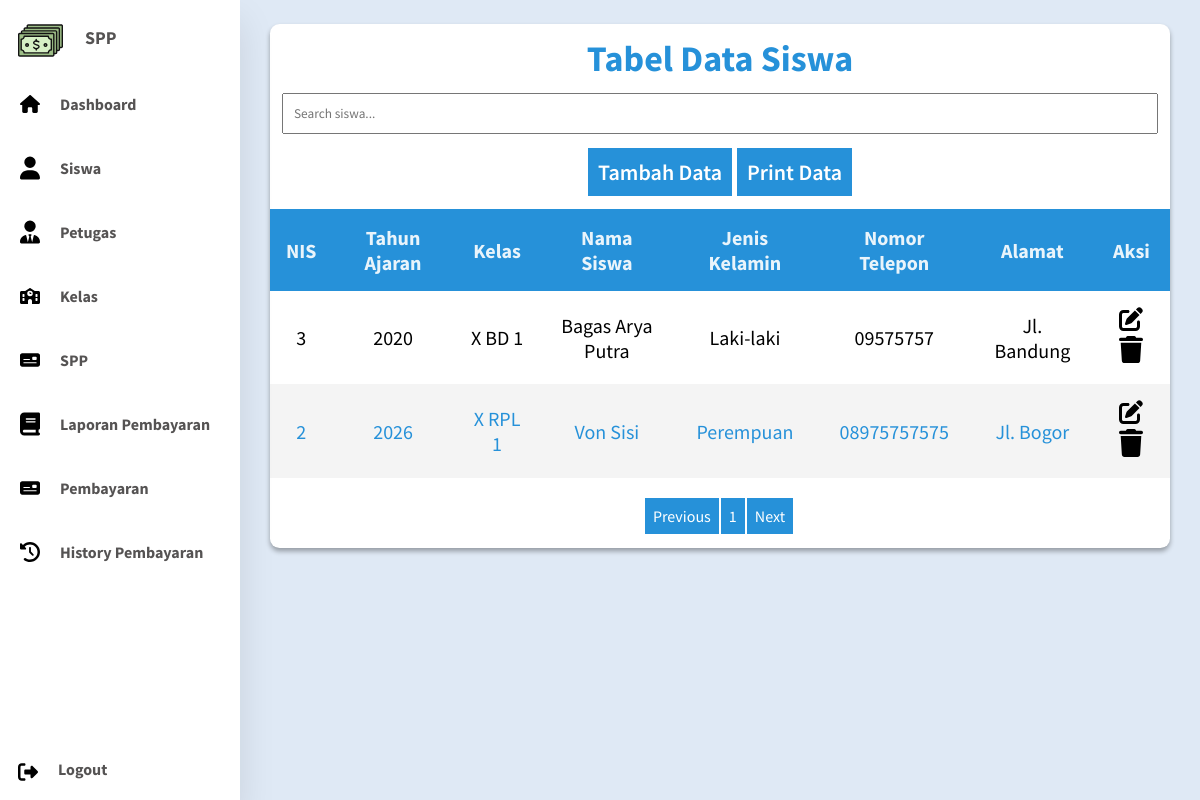
Page /Aplikasi/login/dashboard.php?page=siswa (signed in) on the committed database.
### tables this page shows
CREATE TABLE `siswa` (
  `nis` int(5) NOT NULL,
  `id_spp` int(5) NOT NULL,
  `id_kelas` int(5) NOT NULL,
  `nama_siswa` varchar(64) NOT NULL,
  `password` varchar(64) NOT NULL,
  `jenis_kelamin` varchar(25) NOT NULL,
  `telepon` varchar(15) NOT NULL,
  `alamat` text NOT NULL,
  `jatuh_tempo` date DEFAULT NULL
);

CREATE TABLE `spp` (
  `id_spp` int(5) NOT NULL,
  `nominal` text NOT NULL,
  `tahun_ajaran` int(5) NOT NULL
);

CREATE TABLE `kelas` (
  `id_kelas` int(5) NOT NULL,
  `kelas` varchar(20) NOT NULL,
  `jurusan` varchar(25) NOT NULL
);

### Aplikasi/sistem/siswa.php (the view, shortened to what this page needs)
<?php
if (@$_SESSION['level_user'] == 'petugas') {
    echo "<script>alert('Anda Bukan Admin');location.href='dashboard.php?page=pembayaran';</script>";
} else if (@$_SESSION['level_user'] == 'siswa') {
    echo "<script>alert('Anda Bukan Admin atau Petugas');location.href='dashboard.php?page=histori';</script>";
} else if (@$_SESSION['level_user'] == 'admin') {
?>
    <main class="table">
        <section class="table-header">
            <h1>Tabel Data Siswa</h1>
            <input type="text" name="cari" id="searchsiswa" placeholder="Search siswa...">
            <section class="content-header">
                <a href="dashboard.php?page=insertsiswa" class="tombol-header">Tambah Data</a>
                <a href="" class="tombol-header">Print Data</a>
            </section>
        </section>
        <section class="table-body" >
            <table id="tablesiswa">
                <thead>
                    <tr>
                        <th>NIS</th>
                        <th>Tahun Ajaran</th>
                        <th>Kelas</th>
                        <th>Nama Siswa</th>
                        <th>Jenis Kelamin</th>
                        <th>Nomor Telepon</th>
                        <th>Alamat</th>
                        <th class="print">Aksi</th>
                    </tr>
                </thead>
                <tbody>
                    <?php
                    $batas = 7;
                    $halaman = isset($_GET['hal']) ? (int)$_GET['hal'] : 1;
                    $halaman_awal = ($halaman > 1) ? ($halaman * $batas) - $batas : 0;
                    $previous = $halaman - 1;
                    $next = $halaman + 1;
                    $data = mysqli_query($koneksi, "SELECT * FROM siswa");
                    $jumlah_data = mysqli_num_rows($data);
                    $total_halaman = ceil($jumlah_data / $batas);
                    $query = "SELECT * FROM siswa JOIN kelas USING (id_kelas) JOIN spp USING (id_spp) ORDER BY nis DESC LIMIT $halaman_awal, $batas";
                    $hasil = mysqli_query($koneksi, $query);
                    foreach ($hasil as $row) :
                    ?>
                        <tr>
                            <td data-label="ID Kelas"><?php echo $row['nis']; ?></td>
                            <td data-label="ID SPP"><?php echo $row['tahun_ajaran']; ?></td>
                            <td data-label="ID Kelas"><?php echo $row['kelas']; ?></td>
                            <td data-label="Nama Siswa"><?php echo $row['nama_siswa']; ?></td>
                            <td data-label="jenis_kelamin"><?php echo $row['jenis_kelamin']; ?></td>
                            <td data-label="telepon"><?php echo $row['telepon']; ?></td>
                            <td data-label="alamat"><?php echo $row['alamat']; ?></td>
                            <td data-label="Actions" class="print">
                                <a href="dashboard.php?update_siswa=<?php echo $row['nis']; ?>" onclick="return confirm('Yakin mau update <?= $row['nama_siswa']; ?>?')"><img src="../images/pen-to-square-solid.svg" alt="Edit Button"></a>
                                <a href="dashboard.php?delete_bayar=<?php echo $row['nis']; ?>" onclick="return confirm('Yakin mau hapus <?= $row['nama_siswa']; ?>?')"><img src="../images/trash-solid.svg" alt="Delete Button"></a>
                            </td>
                        </tr>
                    <?php
                    endforeach;
                    ?>
                </tbody>
            </table>
        </section>
        <center>
            <div class="paging">
                <a <?php if ($halaman > 1) {
                        echo "href='?page=siswa&hal=$previous'";
                    } ?>>Previous</a>
                <?php
                for ($x = 1; $x <= $total_halaman; $x++) {
                ?>
                    <a href="?page=siswa&hal=<?php echo $x ?>"><?php echo $x; ?></a>
                <?php
                }
                ?>
                <a <?php if ($halaman < $total_halaman) {
                        echo "href='?page=siswa&hal=$next'";
                    } ?>>Next</a>
            </div>
        </center>
    </main>
<?php
}
?>

### Aplikasi/template/header.php (shortened to what this page needs)
<!DOCTYPE html>
<html lang="en">
<head>
    <link rel="stylesheet" href="../index.css">
</head>

### Aplikasi/login/dashboard.php (shortened to what this page needs)
<?php
include "../template/header.php";
?>
<body>
    <?php
include "../template/navbar.php";
include "../template/konten.php";
?>
</body>
</html>

### Aplikasi/template/navbar.php (shortened to what this page needs)
<?php
if (@$_SESSION['level_user'] == 'admin') {
?>
    <nav class="print">
        <ul>
            <li>
                <a href="dashboard.php?page=dashboard" class="logo">
                    <img src="../images/money-svgrepo.svg" alt="">
                    <span class="nav-logo">SPP</span>
                </a>
            </li>
            <li>
                <a href="dashboard.php?page=dashboard" class="sub-logo">
                    <img src="../images/house-solid.svg" alt="Dashboard">
                    <span class="nav-item">Dashboard</span>
                </a>
            </li>
            <li>
                <a href="dashboard.php?page=siswa" class="sub-logo">
                    <img src="../images/user-solid.svg" alt="">
                    <span class="nav-item">Siswa</span>
                </a>
            </li>
            <li>
                <a href="dashboard.php?page=petugas" class="sub-logo">
                    <img src="../images/user-tie-solid.svg" alt="">
                    <span class="nav-item">Petugas</span>
                </a>
            </li>
            <li>
                <a href="dashboard.php?page=kelas" class="sub-logo">
                    <img src="../images/school-solid.svg" alt="">
                    <span class="nav-item">Kelas</span>
                </a>
            </li>
            <li>
                <a href="dashboard.php?page=spp" class="sub-logo">
                    <img src="../images/money-check-solid.svg" alt="">
                    <span class="nav-item">SPP</span>
                </a>
            </li>
            <li>
                <a href="dashboard.php?page=laporan" class="sub-logo">
                    <img src="../images/book-solid.svg" alt="">
                    <span class="nav-item">Laporan Pembayaran</span>
                </a>
            </li>
            <li>
                <a href="dashboard.php?page=pembayaran" class="sub-logo">
                    <img src="../images/money-check-solid.svg" alt="">
                    <span class="nav-item">Pembayaran</span>
                </a>
            </li>
            <li>
                <a href="dashboard.php?page=histori" class="sub-logo">
                    <img src="../images/clock-rotate-left-solid.svg" alt="">
                    <span class="nav-item">History Pembayaran</span>
                </a>
            </li>
            <li>
                <a href="../login/logout.php" class="logout">
                    <img src="../images/right-from-bracket-solid.svg" alt="">
                    <span class="nav-item">Logout</span>
                </a>
            </li>
        </ul>
    </nav>
<?php
    }else if(@$_SESSION['level_user']=='petugas'){
    ?>
    <nav class="print">
        <ul>
            <li>
                <a href="dashboard.php?page=dashboard" class="logo">
                    <img src="../images/money-svgrepo.svg" alt="">
                    <span class="nav-item">SPP</span>
                </a>
            </li>
            <li>
                <a href="dashboard.php?page=dashboard" class="sub-logo">
                    <img src="../images/house-solid.svg" alt="Dashboard">
                    <span class="nav-item">Dashboard</span>
                </a>
            </li>
            <li>
                <a href="dashboard.php?page=pembayaran" class="sub-logo">
                    <img src="../images/money-check-solid.svg" alt="">
                    <span class="nav-item">Pembayaran</span>
                </a>
            </li>
            <li>
                <a href="dashboard.php?page=histori" class="sub-logo">
                    <img src="../images/clock-rotate-left-solid.svg" alt="">
                    <span class="nav-item">History Pembayaran</span>
                </a>
            </li>
            <li>
                <a href="../login/logout.php" class="logout">
                    <img src="../images/right-from-bracket-solid.svg" alt="">
                    <span class="nav-item">Logout</span>
                </a>
            </li>
        </ul>
    </nav>
    <?php
    }
    ?>

### Aplikasi/template/konten.php (shortened to what this page needs)
<?php
switch (@$_GET['page']) {
    case 'siswa':
        include "../sistem/siswa.php";
        break;
}
?>

### Aplikasi/index.css (style rules this page uses)
* { margin: 0; padding: 0; box-sizing: border-box; text-decoration: none; font-family: "Source Sans Pro", sans-serif; }
body { background: #dfe9f5; min-height: 100vh; display: flex; justify-content: center; }
nav { background: #fff; position: fixed; top: 0; bottom: 0; left: 0; height: 100%; width: 20%; overflow: hidden; box-shadow: 0 20px 35px rgba(0, 0, 0, 0.1); }
nav a { position: relative; color: rgb(85, 83, 83); font-size: 16px; display: table; width: 285px; padding: 8px; font-weight: 700; }
.logo { text-align: center; display: flex; transition: all 0.5s ease; margin: 10px 0 0 10px; }
.logo img { width: 45px; height: 45px; }
.logo span { font-weight: bold; padding-top: 1px; padding-left: 12px; font-size: 18px; text-transform: uppercase; }
.sub-logo { display: flex; margin: 8px 0 0 12px; }
.sub-logo img { position: relative; bottom: 3px; width: 20px; height: 40px; font-size: 20px; }
.nav-logo { position: relative; top: 7px; margin-left: 10px; }
.nav-item { position: relative; top: 7px; margin-left: 20px; }
.logout { text-align: center; display: flex; transition: all 0.5s ease; margin: 10px 0 0 10px; position: absolute; bottom: 0; }
.logout img { position: relative; width: 20px; height: 40px; font-size: 20px; text-align: center; }
main.table { background-color: #fff; box-shadow: 0 0.2rem 0.3rem #0005; border-radius: 0.8rem; margin: 2% 0 2% 20%; width: 75%; height: 100%; background-color: #fff; border-radius: 0.6rem; }
table { width: 100%; }
thead th { position: sticky; top: 0; left: 0; background-color: #2691d9; color: #e9f4fb; }
tbody tr:nth-child(even) { background-color: #0000000b; color: #2691d9; }
table, td, th { border-collapse: collapse; padding: 1rem; text-align: center; font-size: 20px; }
.table-header { width: 100%; height: 5%; padding: 12px; font-size: 24px; text-align: center; color: #2691d9; }
.table-header input[type="text"] { padding: 10px; margin: 12px 12px 12px 0; width: 100%; }
.content-header { padding: 10px; }
.tombol-header { padding: 10px; background: #2691d9; color: #fff; font-size: 22px; font-weight: 600; }
.table-body { border-radius: 0.6rem; }
.table-body img { width: 24px; }
.paging { padding: 20px 0 10px 0; display: inline-block; }
.paging a { color: #fff; float: left; padding: 8px; border-right: 2px solid #fff; background-color: #2691d9; }

### rows in the picture
siswa: nis "3", id_spp.tahun_ajaran "2020", id_kelas.kelas "X BD 1", nama_siswa "Bagas Arya Putra", jenis_kelamin "Laki-laki", telepon "09575757", alamat "Jl. Bandung"
siswa: nis "2", id_spp.tahun_ajaran "2026", id_kelas.kelas "X RPL 1", nama_siswa "Von Sisi", jenis_kelamin "Perempuan", telepon "08975757575", alamat "Jl. Bogor"
